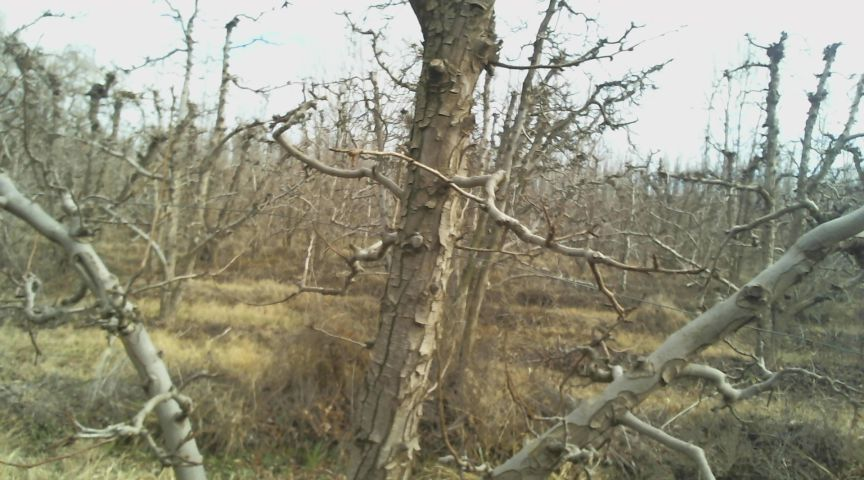
//> input picture imagen.jpg, 864 x 480 px
$ ./c12 imagen.jpg   (built with g++ and OpenCV 4)
//> lines starting //> are read from the running program, lines starting //| are printed output that depends on the picture; after the words box and inside, x2 and y2 are one past the last pixel; in counts of white or black regions, pixels touching at a corner belong together

#include <opencv2/opencv.hpp>
#include <vector>
#include <iostream>
#include <algorithm>
#include <chrono>
#include <thread>

using namespace cv;
using namespace std;

int main(int argc, char** argv) {
    if (argc < 2) {
        cerr << "Uso: " << argv[0] << " <nombre_del_archivo>" << endl;
        return -1;
    }

    // Cargar la imagen desde el archivo pasado como argumento
    Mat img = imread(argv[1]);
//> img is the input picture: 480 rows x 864 cols, CV_8UC3; mean B, G, R 125.5, 144.1, 145.6
    if (img.empty()) {
        cerr << "Error al cargar la imagen." << endl;
        return -1;
    }

    // Convertir a escala de grises
    Mat gray;
    cvtColor(img, gray, COLOR_BGR2GRAY);
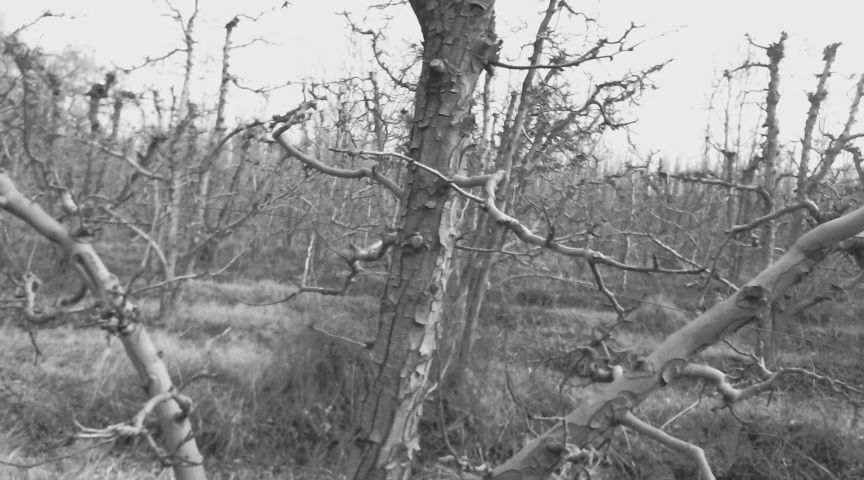
//> gray: 480 rows x 864 cols, CV_8UC1; min 30, max 254, mean 142.4

    // Aplicar un filtro Gaussiano para reducir el ruido
    Mat blurred;
    GaussianBlur(gray, blurred, Size(5, 5), 2);

    // Detectar bordes usando Canny
    Mat edges;
    Canny(blurred, edges, 20, 60);
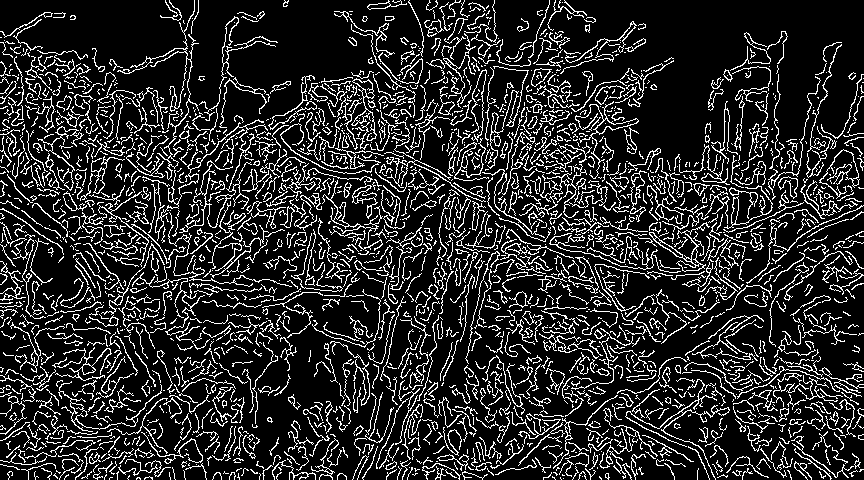
//> edges: 480 rows x 864 cols, CV_8UC1; 16.7% white in thin lines or dots

    // Aplicar la Transformada de Hough para detectar líneas
    vector<Vec4i> lines;
    HoughLinesP(edges, lines, 1, CV_PI / 180, 50, 50, 5);
//> lines = 29 lines (x1, y1, x2, y2), first 8: [517, 324, 568, 346], [302, 137, 365, 157], [173, 181, 223, 182], [281, 201, 332, 197], [22, 99, 84, 125], [328, 223, 378, 247], [687, 224, 742, 228], [524, 179, 585, 186]

    // Filtrar líneas verticales
    vector<Vec4i> verticalLines;
    for (auto& l : lines) {
        double dx = abs(l[2] - l[0]);
        double dy = abs(l[3] - l[1]);
        double angle = atan2(dy, dx) * 180 / CV_PI;
        //if (angle > 75 && angle < 105 && dy > 50) {
        if (angle > 65 && angle < 115 && dy > 50) {
            verticalLines.push_back(l);
        }
    }
//> this loop made 29 passes
//> (l, dx, dy, angle) on passes 1 to 12: ([517, 324, 568, 346], 51, 22, 23.33), ([302, 137, 365, 157], 63, 20, 17.61), ([173, 181, 223, 182], 50, 1, 1.15), ([281, 201, 332, 197], 51, 4, 4.48), ([22, 99, 84, 125], 62, 26, 22.75), ([328, 223, 378, 247], 50, 24, 25.64), ([687, 224, 742, 228], 55, 4, 4.16), ([524, 179, 585, 186], 61, 7, 6.55), ([491, 254, 557, 278], 66, 24, 19.98), ([253, 187, 350, 187], 97, 0, 0), ([706, 470, 757, 471], 51, 1, 1.12), ([343, 132, 423, 142], 80, 10, 7.13)

    // Analizar continuidad de color en columnas
    vector<int> lowVarianceColumns;
    for (int x = 0; x < gray.cols; ++x) {
        Mat column = gray.col(x);
        Scalar mean, stddev;
        meanStdDev(column, mean, stddev);

        // Si la desviación estándar es baja, hay poca variación vertical
        if (stddev[0] < 20) {
            lowVarianceColumns.push_back(x);
        }
    }
//> this loop made 864 passes
//> (mean, stddev) on passes 1 to 3: (Scalar(142), Scalar(33.54)), (Scalar(142.2), Scalar(34.22)), (Scalar(142.2), Scalar(34.89))

    // Agrupar líneas en regiones densas
    sort(lowVarianceColumns.begin(), lowVarianceColumns.end());

    vector<pair<int, int>> regions;
    if (lowVarianceColumns.empty()) {
        cout << "No se encontró un tronco claro" << endl;
        return 0;
//> (the program exits here)

$ run again, on tronco2.jpg
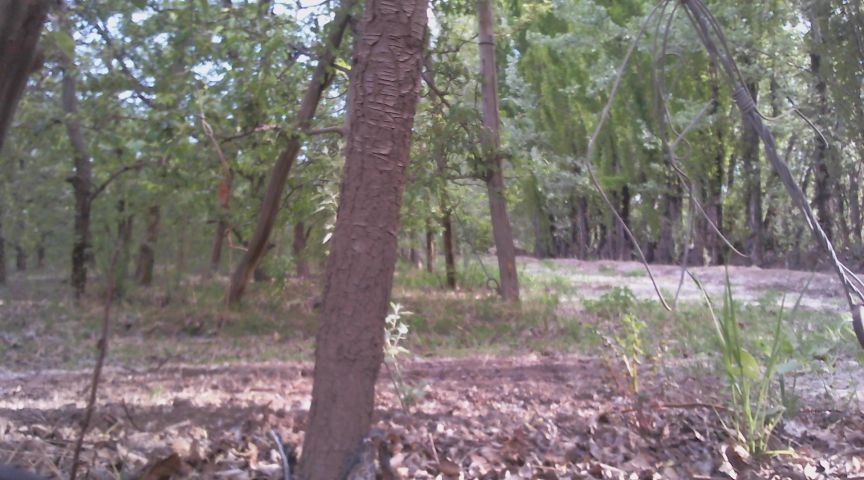
//> input picture tronco2.jpg, 864 x 480 px
//> img is the input picture: 480 rows x 864 cols, CV_8UC3; mean B, G, R 115.4, 118.7, 125.3
//> `Canny(blurred, edges, 20, 60);`:
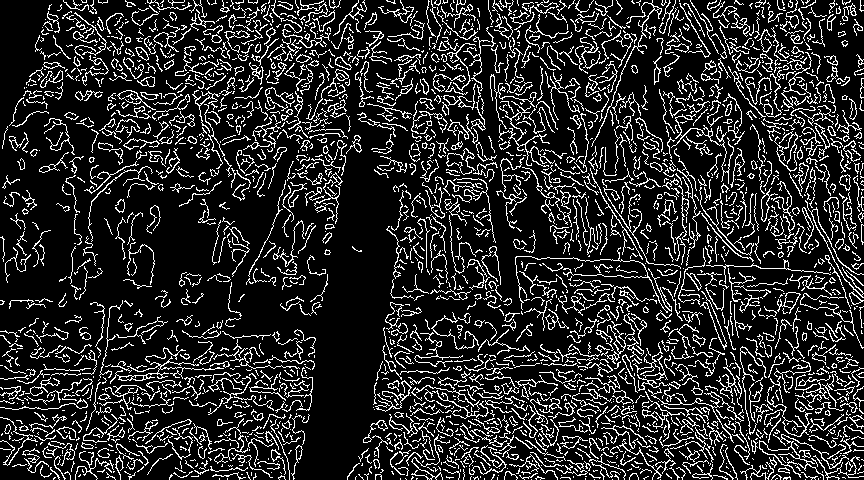
//> edges: 480 rows x 864 cols, CV_8UC1; 16.5% white in thin lines or dots
//> lines = 21 lines (x1, y1, x2, y2), first 8: [558, 406, 608, 411], [379, 370, 439, 372], [580, 245, 639, 224], [83, 37, 154, 72], [437, 361, 495, 359], [663, 185, 733, 206], [718, 419, 768, 454], [695, 435, 746, 435]
//> the loop `for (auto& l : lines)` made 21 passes
//> (l, dx, dy, angle) on passes 1 to 8: ([558, 406, 608, 411], 50, 5, 5.71), ([379, 370, 439, 372], 60, 2, 1.91), ([580, 245, 639, 224], 59, 21, 19.59), ([83, 37, 154, 72], 71, 35, 26.24), ([437, 361, 495, 359], 58, 2, 1.97), ([663, 185, 733, 206], 70, 21, 16.7), ([718, 419, 768, 454], 50, 35, 34.99), ([695, 435, 746, 435], 51, 0, 0)
//> the loop `for (int x = 0; x < gray.cols; ++x)` made 864 passes
//> (mean, stddev) on passes 1 to 3: (Scalar(95.62), Scalar(36.43)), (Scalar(96.32), Scalar(37.41)), (Scalar(96.66), Scalar(37.25))
//> hsv: 96 rows x 33 cols, CV_8UC3; mean H, S, V 158.1, 46.9, 113.7
//> mask: 96 rows x 33 cols, CV_8UC1; every value is 0
//> greenRatio = 0
//> `Mat croppedImg = img(roi);`:
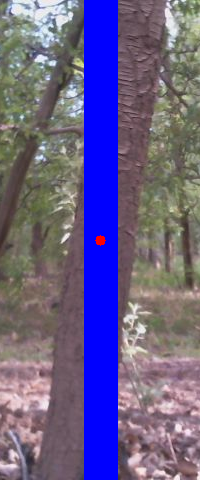
//> croppedImg: 480 rows x 200 cols, CV_8UC3; mean B, G, R 136, 95.6, 105.4

$ run again, on image25.png
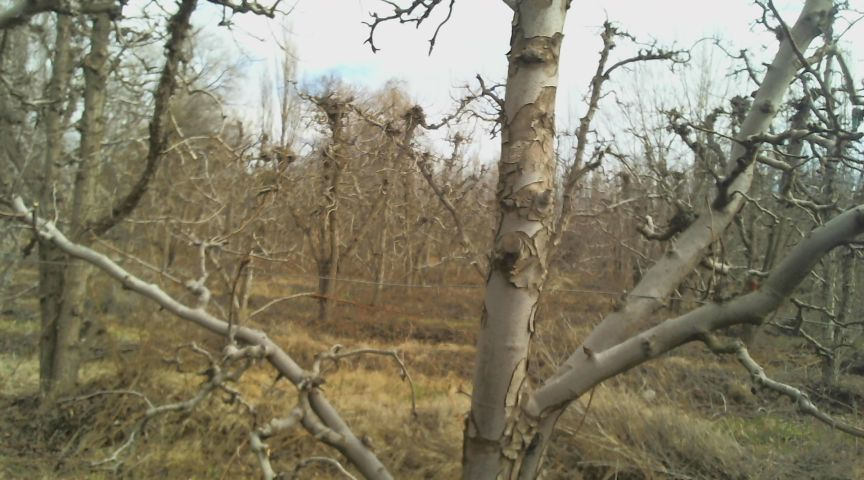
//> input picture image25.png, 864 x 480 px
//> img is the input picture: 480 rows x 864 cols, CV_8UC3; mean B, G, R 106.6, 127.4, 132.3
//> `Canny(blurred, edges, 20, 60);`:
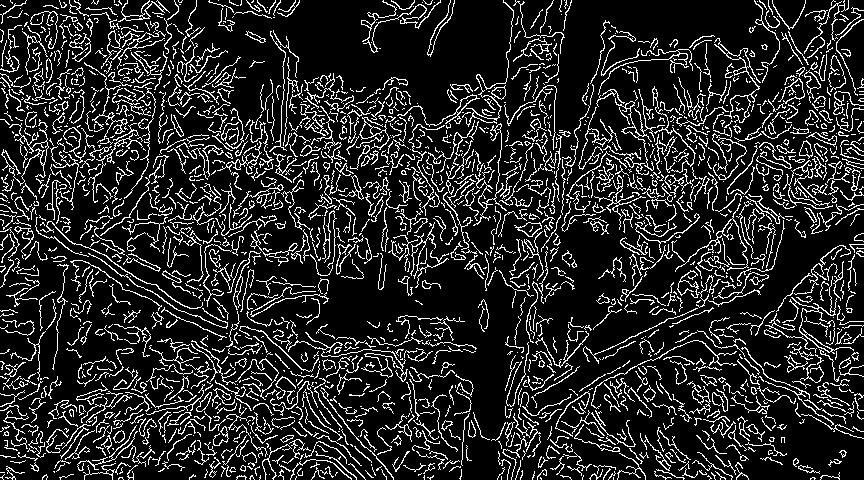
//> edges: 480 rows x 864 cols, CV_8UC1; 15.3% white in thin lines or dots
//> lines = 16 lines (x1, y1, x2, y2), first 8: [61, 160, 113, 161], [349, 138, 401, 158], [623, 132, 676, 132], [234, 117, 290, 145], [415, 179, 470, 161], [609, 160, 668, 153], [441, 126, 504, 106], [781, 159, 857, 142]
//> the loop `for (auto& l : lines)` made 16 passes
//> (l, dx, dy, angle) on passes 1 to 8: ([61, 160, 113, 161], 52, 1, 1.1), ([349, 138, 401, 158], 52, 20, 21.04), ([623, 132, 676, 132], 53, 0, 0), ([234, 117, 290, 145], 56, 28, 26.57), ([415, 179, 470, 161], 55, 18, 18.12), ([609, 160, 668, 153], 59, 7, 6.77), ([441, 126, 504, 106], 63, 20, 17.61), ([781, 159, 857, 142], 76, 17, 12.61)
//> the loop `for (int x = 0; x < gray.cols; ++x)` made 864 passes
//> (mean, stddev) on passes 1 to 3: (Scalar(102.8), Scalar(22.49)), (Scalar(103.2), Scalar(22.43)), (Scalar(103.4), Scalar(22.63))
//> bottomRegion = 96 rows, first 8: [85, 123, 127], [80, 117, 125], [71, 110, 118], [71, 110, 118], [82, 122, 127], [94, 134, 139], [97, 137, 142], [95, 133, 138]
//> hsv = 96 rows, first 8: [27, 84, 127], [25, 92, 125], [25, 102, 118], [25, 102, 118], [27, 90, 127], [27, 83, 139], [27, 81, 142], [27, 79, 138]
//> mask = 96 values, max 255 at index 81, min 0 at index 0, mean 2.66
//> greenRatio = 0.0104
//> `Mat croppedImg = img(roi);`:
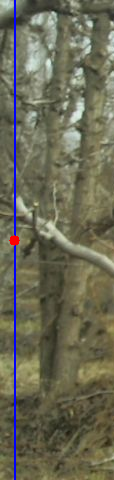
//> croppedImg: 480 rows x 114 cols, CV_8UC3; mean B, G, R 85.3, 105.4, 106.6

$ run again, on tronco3.png
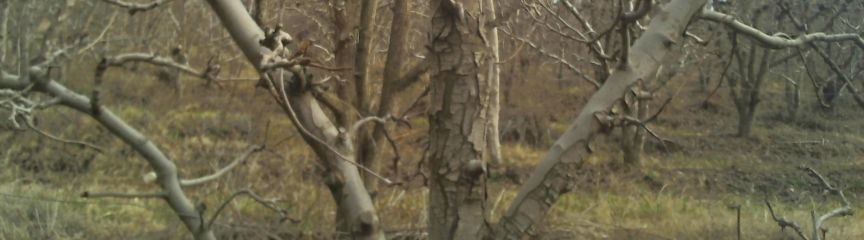
//> input picture tronco3.png, 864 x 240 px
//> img is the input picture: 240 rows x 864 cols, CV_8UC3; mean B, G, R 75.8, 99, 105.1
//> `Canny(blurred, edges, 20, 60);`:
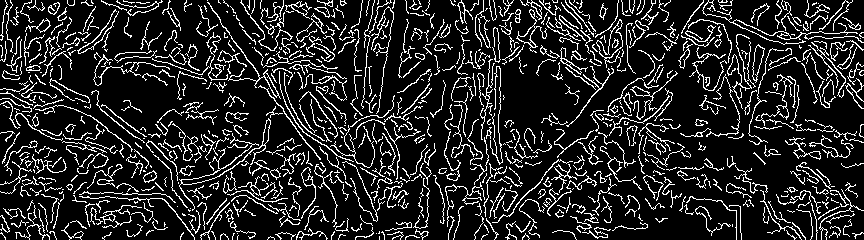
//> edges: 240 rows x 864 cols, CV_8UC1; 15.1% white in thin lines or dots
//> lines = 4 lines (x1, y1, x2, y2): [796, 209, 851, 216], [521, 2, 582, 2], [697, 54, 754, 55], [355, 237, 415, 225]
//> the loop `for (auto& l : lines)` made 4 passes
//> (l, dx, dy, angle) on passes 1 to 4: ([796, 209, 851, 216], 55, 7, 7.25), ([521, 2, 582, 2], 61, 0, 0), ([697, 54, 754, 55], 57, 1, 1.01), ([355, 237, 415, 225], 60, 12, 11.31)
//> the loop `for (int x = 0; x < gray.cols; ++x)` made 864 passes
//> (mean, stddev) on passes 1 to 3: (Scalar(103.5), Scalar(20.33)), (Scalar(106.2), Scalar(20.15)), (Scalar(108.9), Scalar(20.37))
//> after the loop `for (int x = 0; x < gray.cols; ++x)`: lowVarianceColumns = 434 values from 6 to 860
//> `int start = lowVarianceColumns[0];`: start = 6
//> the loop `for (size_t i = 1; i < lowVarianceColumns.size(); ++i)` made 433 passes
//> after the loop `for (size_t i = 1; i < lowVarianceColumns.size(); ++i)`: end = 860; regions = 20 pairs, first 12: [6, 27], [40, 53], [65, 90], [105, 127], [140, 147], [156, 157], [166, 231], [302, 310], [377, 420], [427, 469], [500, 586], [593, 596]
//> `regions.push_back(make_pair(start, end));`: regions = 21 pairs, first 12: [6, 27], [40, 53], [65, 90], [105, 127], [140, 147], [156, 157], [166, 231], [302, 310], [377, 420], [427, 469], [500, 586], [593, 596]; start = 859
//> the loop `for (auto& region : regions)` made 21 passes
//> after the loop `for (auto& region : regions)`: maxDensity = 86; bestRegionStart = 500; bestRegionEnd = 586
//> centerX = 543
//> hsv: 48 rows x 86 cols, CV_8UC3; mean H, S, V 23.7, 83.4, 107.6
//> mask: 48 rows x 86 cols, CV_8UC1; 0.02% white in thin lines or dots, all inside (x1, y1, x2, y2) = (5, 30, 6, 31)
//> greenRatio = 0.000242
//> the loop `for (int x = bestRegionStart; x <= bestRegionEnd; ++x)` made 87 passes
//| Coordenada X aproximada del centro del tronco: 543
//> xLeft = 443
//> xRight = 643
//> roi = Rect(443, 0, 200, 240)
//> `Mat croppedImg = img(roi);`:
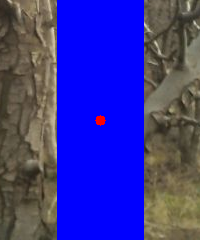
//> croppedImg: 240 rows x 200 cols, CV_8UC3; mean B, G, R 151.8, 53.5, 58.8
